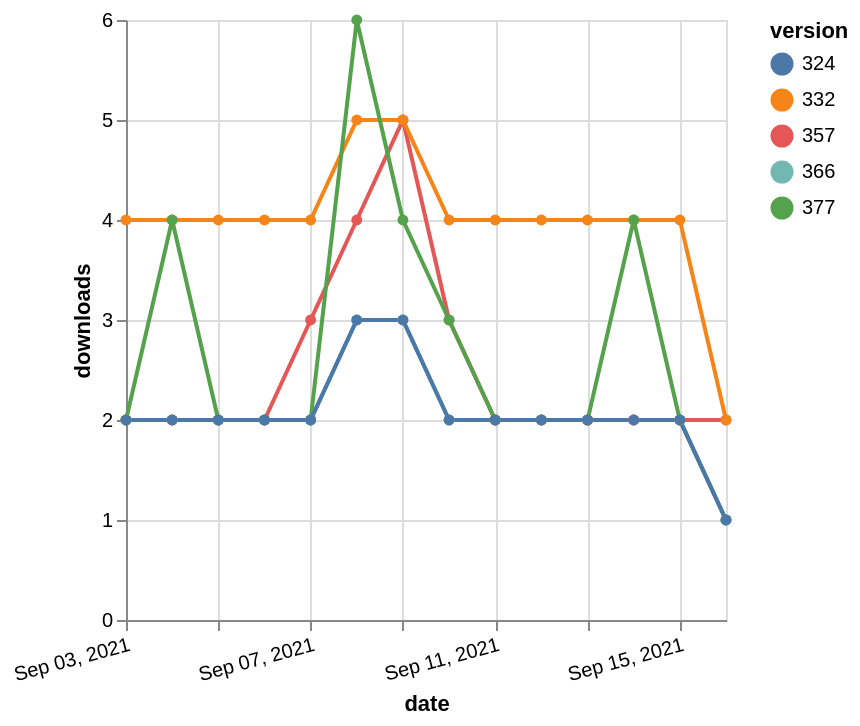

This figure's Vega-Lite source:
### Vega-Lite specification from a JSON file in a GitHub repository (floating-point values rounded to 4 significant figures)
{"$schema": "https://vega.github.io/schema/vega-lite/v5.json", "description": "A simple bar chart with embedded data.", "data": {"values": [{"date": "2021-09-03", "total": 2345, "delta": 2, "version": "366"}, {"date": "2021-09-04", "total": 2347, "delta": 2, "version": "366"}, {"date": "2021-09-05", "total": 2349, "delta": 2, "version": "366"}, {"date": "2021-09-06", "total": 2351, "delta": 2, "version": "366"}, {"date": "2021-09-07", "total": 2353, "delta": 2, "version": "366"}, {"date": "2021-09-08", "total": 2356, "delta": 3, "version": "366"}, {"date": "2021-09-09", "total": 2359, "delta": 3, "version": "366"}, {"date": "2021-09-10", "total": 2361, "delta": 2, "version": "366"}, {"date": "2021-09-11", "total": 2363, "delta": 2, "version": "366"}, {"date": "2021-09-12", "total": 2365, "delta": 2, "version": "366"}, {"date": "2021-09-13", "total": 2367, "delta": 2, "version": "366"}, {"date": "2021-09-14", "total": 2369, "delta": 2, "version": "366"}, {"date": "2021-09-15", "total": 2371, "delta": 2, "version": "366"}, {"date": "2021-09-16", "total": 2372, "delta": 1, "version": "366"}, {"date": "2021-09-03", "total": 2911, "delta": 2, "version": "357"}, {"date": "2021-09-04", "total": 2913, "delta": 2, "version": "357"}, {"date": "2021-09-05", "total": 2915, "delta": 2, "version": "357"}, {"date": "2021-09-06", "total": 2917, "delta": 2, "version": "357"}, {"date": "2021-09-07", "total": 2920, "delta": 3, "version": "357"}, {"date": "2021-09-08", "total": 2924, "delta": 4, "version": "357"}, {"date": "2021-09-09", "total": 2929, "delta": 5, "version": "357"}, {"date": "2021-09-10", "total": 2932, "delta": 3, "version": "357"}, {"date": "2021-09-11", "total": 2934, "delta": 2, "version": "357"}, {"date": "2021-09-12", "total": 2936, "delta": 2, "version": "357"}, {"date": "2021-09-13", "total": 2938, "delta": 2, "version": "357"}, {"date": "2021-09-14", "total": 2940, "delta": 2, "version": "357"}, {"date": "2021-09-15", "total": 2942, "delta": 2, "version": "357"}, {"date": "2021-09-16", "total": 2944, "delta": 2, "version": "357"}, {"date": "2021-09-03", "total": 4971, "delta": 4, "version": "332"}, {"date": "2021-09-04", "total": 4975, "delta": 4, "version": "332"}, {"date": "2021-09-05", "total": 4979, "delta": 4, "version": "332"}, {"date": "2021-09-06", "total": 4983, "delta": 4, "version": "332"}, {"date": "2021-09-07", "total": 4987, "delta": 4, "version": "332"}, {"date": "2021-09-08", "total": 4992, "delta": 5, "version": "332"}, {"date": "2021-09-09", "total": 4997, "delta": 5, "version": "332"}, {"date": "2021-09-10", "total": 5001, "delta": 4, "version": "332"}, {"date": "2021-09-11", "total": 5005, "delta": 4, "version": "332"}, {"date": "2021-09-12", "total": 5009, "delta": 4, "version": "332"}, {"date": "2021-09-13", "total": 5013, "delta": 4, "version": "332"}, {"date": "2021-09-14", "total": 5017, "delta": 4, "version": "332"}, {"date": "2021-09-15", "total": 5021, "delta": 4, "version": "332"}, {"date": "2021-09-16", "total": 5023, "delta": 2, "version": "332"}, {"date": "2021-09-03", "total": 2140, "delta": 2, "version": "377"}, {"date": "2021-09-04", "total": 2144, "delta": 4, "version": "377"}, {"date": "2021-09-05", "total": 2146, "delta": 2, "version": "377"}, {"date": "2021-09-06", "total": 2148, "delta": 2, "version": "377"}, {"date": "2021-09-07", "total": 2150, "delta": 2, "version": "377"}, {"date": "2021-09-08", "total": 2156, "delta": 6, "version": "377"}, {"date": "2021-09-09", "total": 2160, "delta": 4, "version": "377"}, {"date": "2021-09-10", "total": 2163, "delta": 3, "version": "377"}, {"date": "2021-09-11", "total": 2165, "delta": 2, "version": "377"}, {"date": "2021-09-12", "total": 2167, "delta": 2, "version": "377"}, {"date": "2021-09-13", "total": 2169, "delta": 2, "version": "377"}, {"date": "2021-09-14", "total": 2173, "delta": 4, "version": "377"}, {"date": "2021-09-15", "total": 2175, "delta": 2, "version": "377"}, {"date": "2021-09-16", "total": 2176, "delta": 1, "version": "377"}, {"date": "2021-09-03", "total": 2644, "delta": 2, "version": "324"}, {"date": "2021-09-04", "total": 2646, "delta": 2, "version": "324"}, {"date": "2021-09-05", "total": 2648, "delta": 2, "version": "324"}, {"date": "2021-09-06", "total": 2650, "delta": 2, "version": "324"}, {"date": "2021-09-07", "total": 2652, "delta": 2, "version": "324"}, {"date": "2021-09-08", "total": 2655, "delta": 3, "version": "324"}, {"date": "2021-09-09", "total": 2658, "delta": 3, "version": "324"}, {"date": "2021-09-10", "total": 2660, "delta": 2, "version": "324"}, {"date": "2021-09-11", "total": 2662, "delta": 2, "version": "324"}, {"date": "2021-09-12", "total": 2664, "delta": 2, "version": "324"}, {"date": "2021-09-13", "total": 2666, "delta": 2, "version": "324"}, {"date": "2021-09-14", "total": 2668, "delta": 2, "version": "324"}, {"date": "2021-09-15", "total": 2670, "delta": 2, "version": "324"}, {"date": "2021-09-16", "total": 2671, "delta": 1, "version": "324"}]}, "width": "container", "mark": {"type": "line", "point": {"filled": true}}, "encoding": {"x": {"field": "date", "type": "temporal", "timeUnit": "yearmonthdate", "title": "date", "axis": {"labelAngle": -15}}, "y": {"field": "delta", "type": "quantitative", "title": "downloads"}, "color": {"field": "version", "type": "nominal"}, "tooltip": {"field": "delta"}}}
